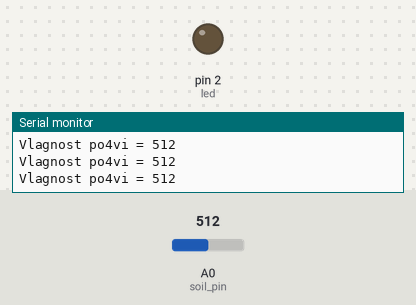
The sketch below on a simulated Arduino Uno, built with avr-gcc and run on an emulated ATmega328P. Parts: output pins drawn as LEDs (lit = HIGH), the last lines printed to the serial monitor. The inputs (shaded band) are chosen by the test bench; at power-on: A0 (soil_pin) = 512.

Above: at 1.2 s.
1.3 s: A0 (soil_pin) set to 207
2.8 s: A0 (soil_pin) set to 192
At 3.8 s:
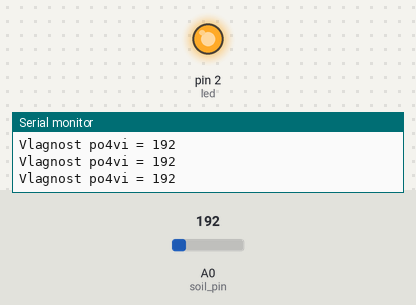
4.3 s: A0 (soil_pin) set to 306
At 5.6 s:
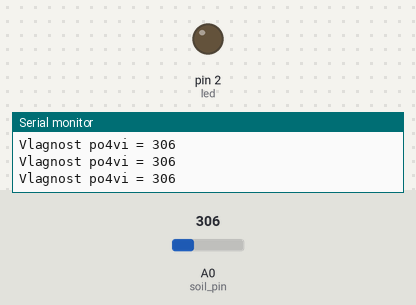
7.3 s: A0 (soil_pin) set to 122
At 7.8 s:
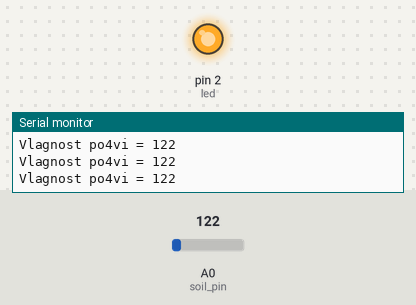
Timing chart, 0 to 10.3 s (numbered marks = the images above; inputs shaded):
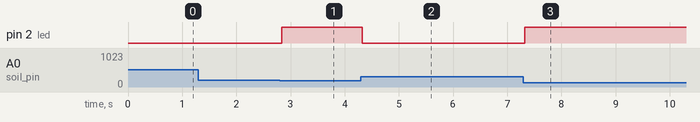

Measured:
- the behaviour switches between 200 and 199 on A0 (soil_pin) (found by bisection; images 0 and 1)
- after the input at 2.8 s, pin 2 (led): LOW → HIGH at once
- after the input at 4.3 s, pin 2 (led): HIGH → LOW at once
- after the input at 7.3 s, pin 2 (led): LOW → HIGH at once

The sketch:

Shablon_soil.ino
```cpp
/* Пример использования датчик влажности почвы (аналоговый)
 *  Показания выводятся в сериал порт.
 *  Светодиод служит индикатором сухой почвы. Если светится - почва сухая
*/

#define soil_pin A0 // пин подключения датчика
#define led 2       // пин подключения светодиода
#define DRY_SIGNAL 200 // пороговое значение сухой почвы. Все что <200 считаем сухой

int soil = 0; //переменная для хранения влажности

void setup() {
  Serial.begin(9600); //Сериал порт для отображения показаний
  pinMode(led, OUTPUT);
}

void loop() {
  soil = analogRead(soil_pin); //Определям показания влажности
  //Выводим значение в сериал порт
  Serial.print("Vlagnost po4vi = ");
  Serial.println(soil);
  //Управления световой индикацией
  if (soil < DRY_SIGNAL) {
    //Показания ниже нормы
    digitalWrite(led, HIGH);
  }
  else {
    //показания в норме
    digitalWrite(led, LOW);
  }
}
```
